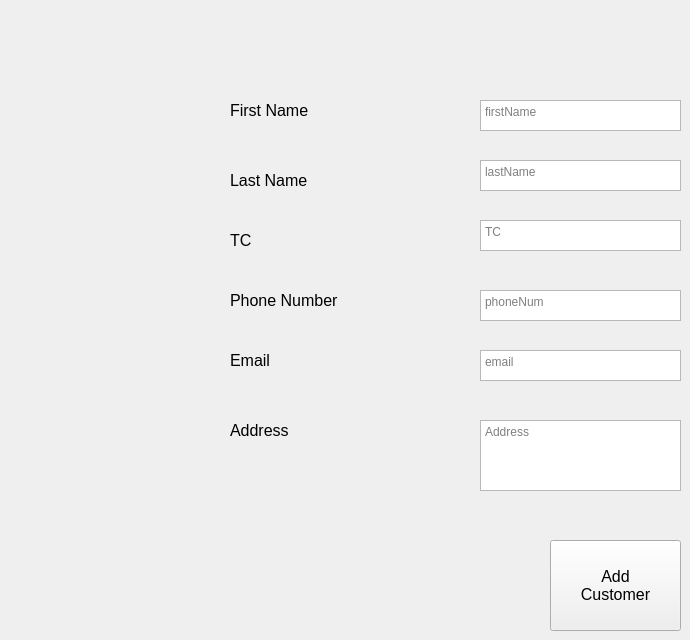
    <widget class="QWidget" name="add_customer_widget">
     <widget class="QTextEdit" name="TC_textEdit">
      <property name="geometry">
       <rect>
        <x>480</x>
        <y>220</y>
        <width>201</width>
        <height>31</height>
       </rect>
      </property>
      <property name="placeholderText">
       <string>TC</string>
      </property>
     </widget>
     <widget class="QTextEdit" name="email_textEdit">
      <property name="geometry">
       <rect>
        <x>480</x>
        <y>350</y>
        <width>201</width>
        <height>31</height>
       </rect>
      </property>
      <property name="placeholderText">
       <string>email</string>
      </property>
     </widget>
     <widget class="QTextEdit" name="phoneNum_textEdit">
      <property name="geometry">
       <rect>
        <x>480</x>
        <y>290</y>
        <width>201</width>
        <height>31</height>
       </rect>
      </property>
      <property name="placeholderText">
       <string>phoneNum</string>
      </property>
     </widget>
     <widget class="QPushButton" name="addCustomer_button">
      <property name="geometry">
       <rect>
        <x>550</x>
        <y>540</y>
        <width>131</width>
        <height>91</height>
       </rect>
      </property>
      <property name="font">
       <font>
        <pointsize>12</pointsize>
       </font>
      </property>
      <property name="text">
       <string>Add
Customer</string>
      </property>
     </widget>
     <widget class="QTextEdit" name="lastName_textEdit">
      <property name="geometry">
       <rect>
        <x>480</x>
        <y>160</y>
        <width>201</width>
        <height>31</height>
       </rect>
      </property>
      <property name="placeholderText">
       <string>lastName</string>
      </property>
     </widget>
     <widget class="QTextEdit" name="firstName_textEdit">
      <property name="geometry">
       <rect>
        <x>480</x>
        <y>100</y>
        <width>201</width>
        <height>31</height>
       </rect>
      </property>
      <property name="placeholderText">
       <string>firstName</string>
      </property>
     </widget>
     <widget class="QTextEdit" name="address_textEdit">
      <property name="geometry">
       <rect>
        <x>480</x>
        <y>420</y>
        <width>201</width>
        <height>71</height>
       </rect>
      </property>
      <property name="placeholderText">
       <string>Address</string>
      </property>
     </widget>
     <widget class="QLabel" name="label_9">
      <property name="geometry">
       <rect>
        <x>230</x>
        <y>170</y>
        <width>111</width>
        <height>21</height>
       </rect>
      </property>
      <property name="font">
       <font>
        <pointsize>12</pointsize>
       </font>
      </property>
      <property name="text">
       <string>Last Name</string>
      </property>
     </widget>
     <widget class="QLabel" name="label_8">
      <property name="geometry">
       <rect>
        <x>230</x>
        <y>230</y>
        <width>111</width>
        <height>21</height>
       </rect>
      </property>
      <property name="font">
       <font>
        <pointsize>12</pointsize>
       </font>
      </property>
      <property name="text">
       <string>TC</string>
      </property>
     </widget>
     <widget class="QLabel" name="label_4">
      <property name="geometry">
       <rect>
        <x>230</x>
        <y>290</y>
        <width>151</width>
        <height>21</height>
       </rect>
      </property>
      <property name="font">
       <font>
        <pointsize>12</pointsize>
       </font>
      </property>
      <property name="text">
       <string>Phone Number</string>
      </property>
     </widget>
     <widget class="QLabel" name="label_7">
      <property name="geometry">
       <rect>
        <x>230</x>
        <y>350</y>
        <width>111</width>
        <height>21</height>
       </rect>
      </property>
      <property name="font">
       <font>
        <pointsize>12</pointsize>
       </font>
      </property>
      <property name="text">
       <string>Email</string>
      </property>
     </widget>
     <widget class="QLabel" name="label_5">
      <property name="geometry">
       <rect>
        <x>230</x>
        <y>100</y>
        <width>111</width>
        <height>21</height>
       </rect>
      </property>
      <property name="font">
       <font>
        <pointsize>12</pointsize>
       </font>
      </property>
      <property name="text">
       <string>First Name</string>
      </property>
     </widget>
     <widget class="QLabel" name="label_6">
      <property name="geometry">
       <rect>
        <x>230</x>
        <y>420</y>
        <width>111</width>
        <height>21</height>
       </rect>
      </property>
      <property name="font">
       <font>
        <pointsize>12</pointsize>
       </font>
      </property>
      <property name="text">
       <string>Address</string>
      </property>
     </widget>
    </widget>
